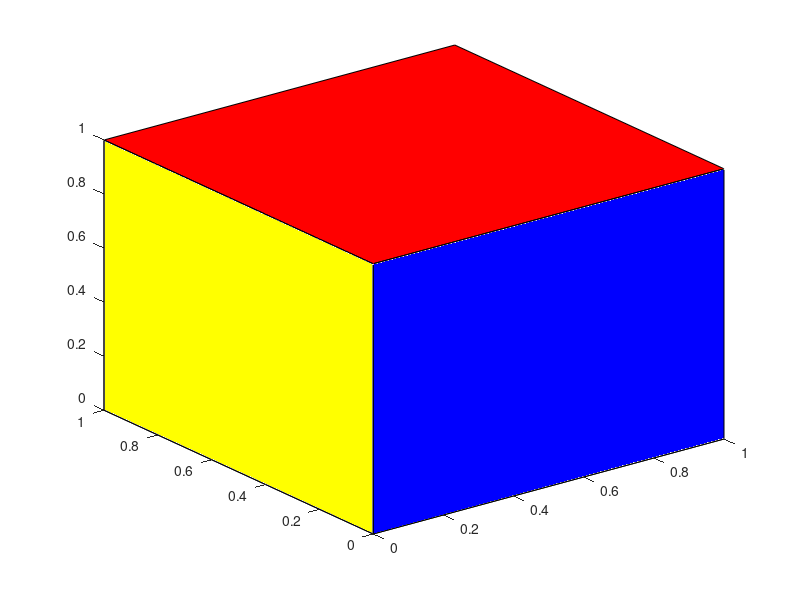

This chart was generated by the following MATLAB code: (Note: this script raises an error after producing the figure.)
clc;
%CUBO
patch([0 0 1 1],[0 1 1 0],[1 1 1 1],'r');
patch([0 1 1 0],[0 0 0 0],[0 0 1 1],'b');
patch([0 0 0 0],[0 1 1 0],[0 0 1 1],'y');
view(-37.5, 30)
syms r
a=r^3;
vol1=diff(a);
vol2=diff(a,2);
disp('Primera derivada: ');
disp(vol1);
disp('Segunda derivada: ');
disp(vol2);
axis square

